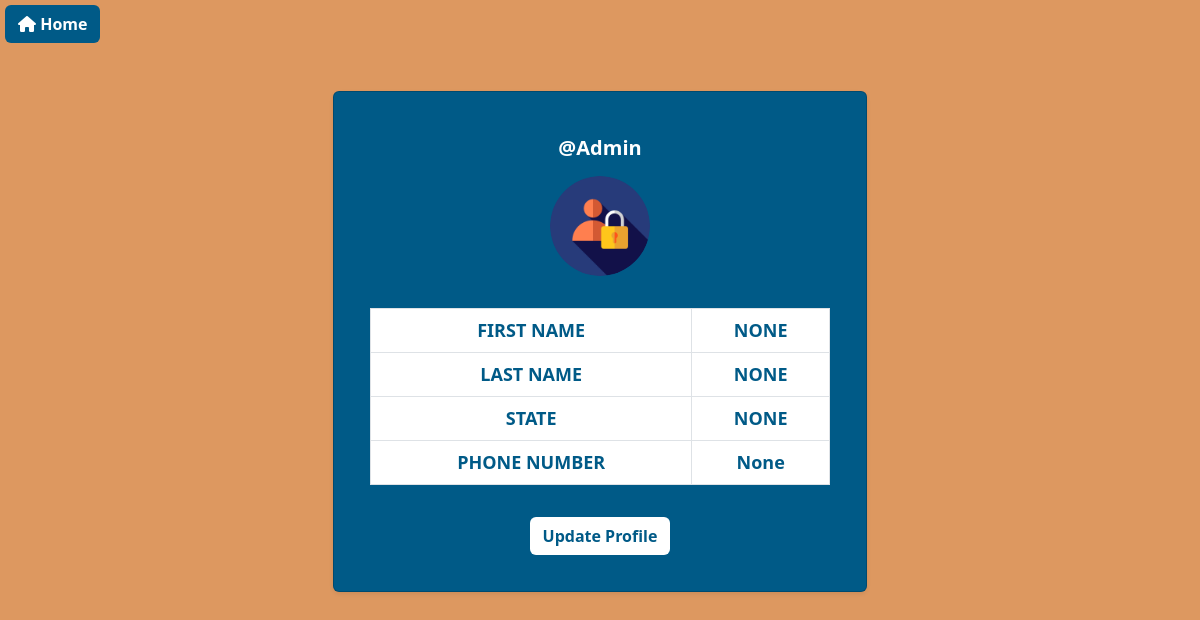
The app's page /profile/ (signed in), older data.
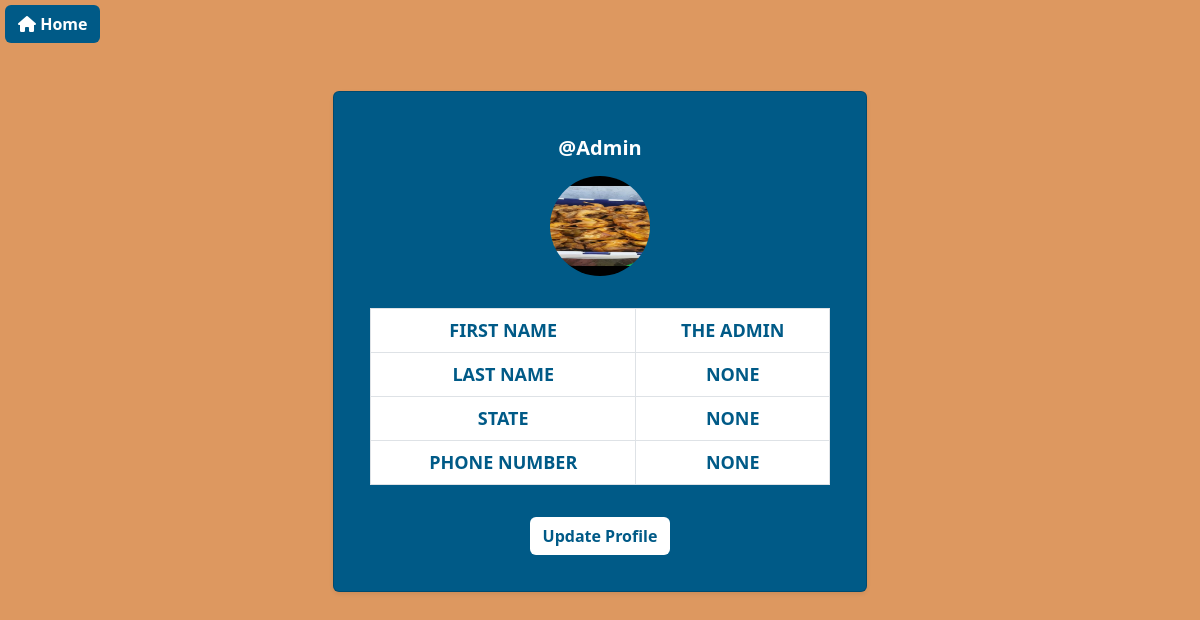
The same page, newer data.
### base/models.py (models this page shows, shortened)
class Profile(models.Model):
    user = models.ForeignKey(User, on_delete=models.CASCADE)
    profileimage = models.ImageField(upload_to='profile_images',blank=True,null=True,default="login_295128.png")
    firstname = models.CharField(max_length=200,null=True,blank=True)
    lastname = models.CharField(max_length=200,null=True,blank=True)
    state = models.CharField(max_length=200,null=True,blank=True)
    phonenumber=models.CharField(max_length=20, null=True,blank=True)

### base/views.py (the view)
# urls.py: path('profile/',views.profile,name='profile'),
def profile(request):
    profiles = Profile.objects.all()
    context = {'profiles':profiles}
    return render(request,'profile.html',context)

### base/context_processors.py (called while the page is built)
def user_profile(request):
    if request.user.is_authenticated:
        try:
            profile = Profile.objects.get(user=request.user)
        except Profile.DoesNotExist:
            profile = None
    else:
        profile = None
    return {'user_profile': profile}

### template/profile.html (shortened to what this page needs)
{% extends 'home.html' %}
{% block content %}
<a style="margin-left: 5px;margin-top: 5px;background-color: #005a87;color: white;" href="{% url 'home' %}" class="btn"><i class="fa fa-home" aria-hidden="true"></i>
    Home</a>
<div class="container mt-5">
    <div class="container">
        <div class="row">
            <div class="col-md-6 offset-md-3">
                {% for profile in profiles %}
                    {% if request.user == profile.user %}
                    <div style="background-color: #005a87;" class="card shadow-sm p-3 mb-5 text-white rounded">
                        <div class="card-body text-center">
                            <h2 style="font-weight: bold; font-size: 20px;" class=" p-2 rounded">
                                @{{ profile.user|capfirst }}
                            </h2>
                            <img
                                src="{{ profile.profileimage.url }}"
                                class="rounded-circle mb-3"
                                width="100" height="100"
                                alt="{{ profile.user.username }}'s profile picture"/>
                            <table style="color: #005a87;" class="table  table-bordered mt-3">
                                <tbody>
                                    <tr>
                                        <th style="color: #005a87;" scope="row">FIRST NAME</th>
                                        <td style="color: #005a87;">{{ profile.firstname|upper }}</td>
                                    </tr>
                                    <tr>
                                        <th style="color: #005a87;" scope="row">LAST NAME</th>
                                        <td style="color: #005a87;">{{ profile.lastname|upper }}</td>
                                    </tr>
                                    <tr>
                                        <th style="color: #005a87;" scope="row">STATE</th>
                                        <td style="color: #005a87;">{{ profile.state|upper }}</td>
                                    </tr>
                                    <tr>
                                        <th style="color: #005a87;" scope="row">PHONE NUMBER</th>
                                        <td style="color: #005a87;">{{ profile.phonenumber }}</td>
                                    </tr>
                                </tbody>
                            </table>
                            <a style="color: #005a87;background-color: white;" href="{% url 'update-profile' profile.id %}" class="btn  mt-3">Update Profile</a>
                        </div>
                    </div>
                    {% endif %}
                {% endfor %}
            </div>
        </div>
    </div>
</div>
{% endblock %}

Row changes from the older to the newer data that the page shows:
changed Profile "NONE": profileimage: a different picture; firstname "NONE" → "THE ADMIN"; phonenumber "None" → "NONE"
